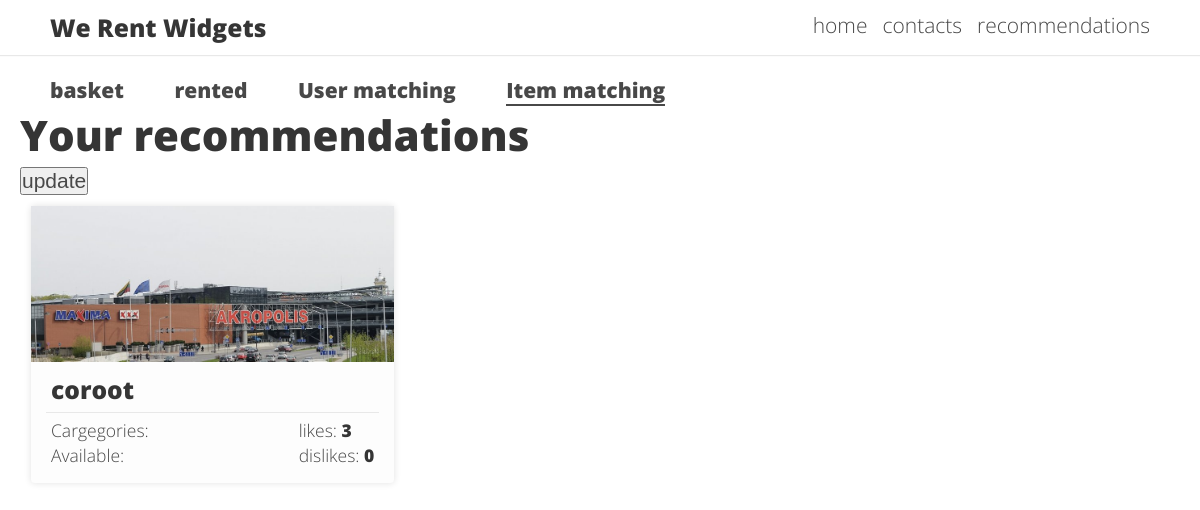
/recommendations/item/ (signed in), run on an earlier commit of the app's database.
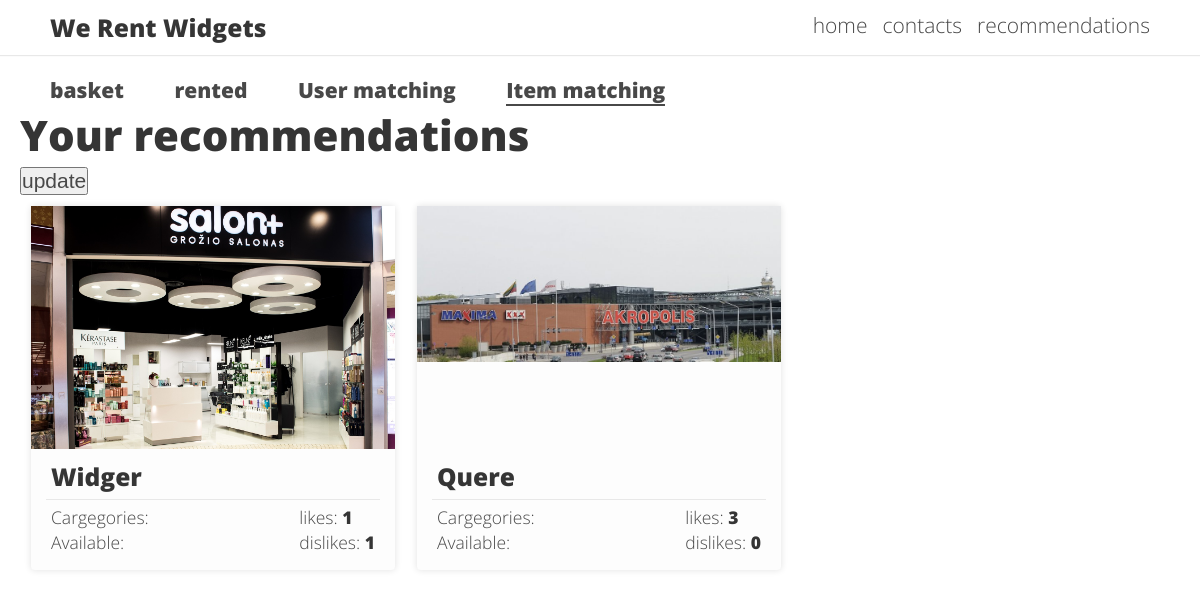
And on a later commit of the database.
### widgets/models.py (models this page shows, shortened)
class Widget(models.Model):
    title     = models.CharField(max_length=250, db_index=True)
    quantity  = models.IntegerField(default=0)
    borrowed  = models.IntegerField(default=0)
    image     = models.ImageField(upload_to='widgets', null=True, blank=True)
    liked     = models.ManyToManyField(User, db_index=True, blank=True, related_name='likes')
    disliked  = models.ManyToManyField(User, db_index=True, blank=True, related_name='dislikes')
    catgory   = models.ManyToManyField('Category', blank=True)
    objects   = WidgetManager()
    def __str__(self):
        return self.title
    def get_abolute_url(self):
        return reverse('widgets:page', kwargs={'pk': self.pk})

### recommendations/views.py (the view)
def item(request):
    user = request.user
    if user.is_authenticated():
        liked_qs = user.likes.all()
        print('\n\nliked widgets:')
        for i in liked_qs:
            print(i.title)
        print('\ndisliked widgets:')
        for i in user.dislikes.all():
            print(i.title)
        print('\n\n')
        if request.method == 'POST':
            if 'update' in request.POST:
                Widget.objects.update_item_to_item_matching()
        recommended_list = {}
        tried = []
        for i in liked_qs:
            print('\n The liked item: ',i)
            angle_query = i.angles.prefetch_related(Prefetch('widgets', queryset=Widget.objects.exclude(
                                        disliked=user).exclude(liked=user))).distinct()
            for j in angle_query:
                if j.widgets.all():
                    print(' similar widgets: ', j.widgets.all())
                    obj = j.widgets.first()
                    if obj.pk not in tried:
                        tried.append(obj.pk)
                        recommended_list[j.angle] = obj
        context = {
            'instance': recommended_list.items(),
        }
        return render(request, 'recommendations/item.html', context)
    return redirect('widgets:index')

### recommendations/templates/recommendations/item.html (shortened to what this page needs)
{% extends 'recommendations/base.html' %}
{% block recom_item %}active{% endblock %}
{% block recom %}
<div class="recom">
	<h1>Your recommendations</h1>
	<form method="POST" action=".">
		<input type="submit" name="update" value="update">
	</form>
	<div class="widget__contaier">
		{% for angle, obj in instance %}
		{% include 'widgets/widget.html' %}
		{% empty %}
		<p>Sorry we have nothing to offer for you now</p>
		{% endfor %}
	</div>
</div>
{% endblock %}

### widgets/templates/widgets/widget.html
<a href='{{ obj.get_abolute_url }}' class="widget">
	<img src="{{obj.image.url}}">
	<div class="txt">
		<h3>{{ obj.title }}</h3>
		<small class="param">
			<div>
				<div>Cargegories: <b>{{ obj.category.title }}</b></div>
				<div>Available: {{obj.available}}<b></b></div>
			</div>
			<div>
				<div>likes: <b>{{obj.liked.count }}</b></div>
				<div>dislikes: <b>{{obj.disliked.count}}</b></div>
			</div>
		</small>
	</div>
</a>

What changed in the data, as far as the page shows it:
no longer on this page (row edited): Widget: image (picture), title "coroot", liked.count "3", disliked.count "0"
now on this page (row unchanged): Widget: image (picture), title "Widger", liked.count "1", disliked.count "1"
now on this page (row unchanged): Widget: image (picture), title "Quere", liked.count "3", disliked.count "0"
